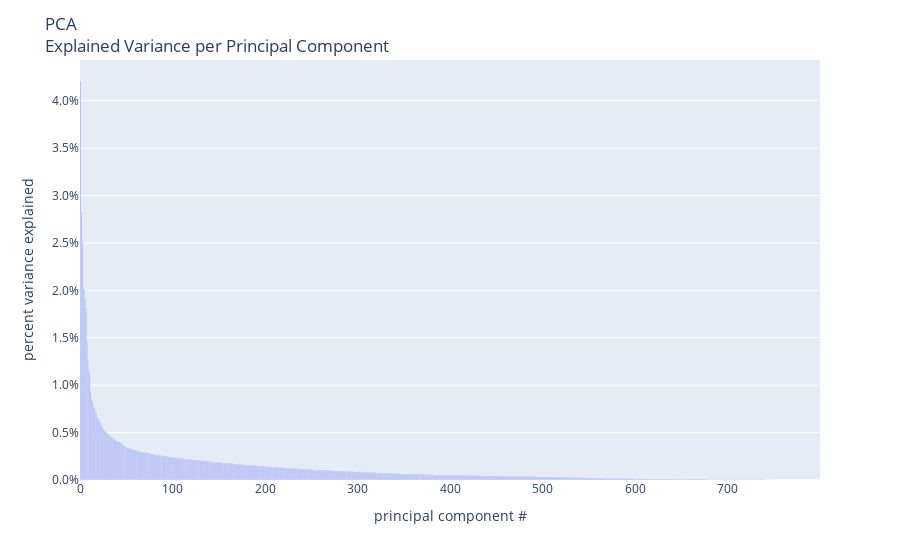
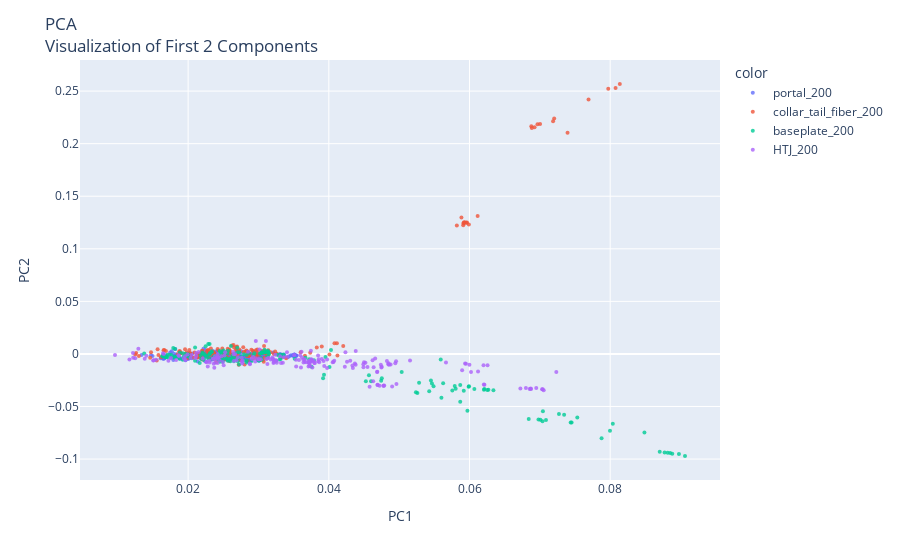
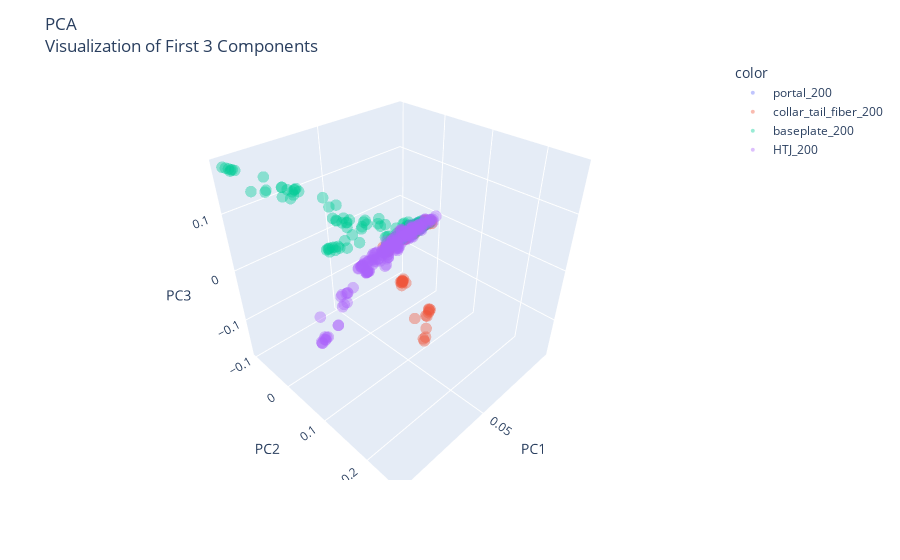

The cell these charts' notebook holds for them, in order:
### Markdown cell above
### PCA

`do_PCA()` uses `sklearn.decomposition.PCA` to fit a PCA to the array provided. It then produces 3 plots using plotly:
- % Variance Explained per Principal Component
- 2D PCA using the first 2 principal components
- 3D PCA using the first 3 principal components

The PCA plots are grouped and colored by source file for each protein sequence. Each point on the plot corresponds to
a single protein sequence from the input files. The header information from the fasta sequence can be seen for each
point when hovering over the point.

The plots are also saved as .html files that can be opened in the browser.

### Code cell
do_pca(X, headers, files)

### Figure 1 — Plotly figure (JSON) as saved in the notebook; plotly's stock layout.template omitted (floating-point values rounded to 4 significant figures; data arrays with more than 128 entries replaced by an {"elided": "..."} marker saying what was removed)
{"data": [{"alignmentgroup": "True", "hovertemplate": "x=%{x}<br>y=%{y}<extra></extra>", "legendgroup": "", "marker": {"color": "#636efa", "pattern": {"shape": ""}}, "name": "", "offsetgroup": "", "orientation": "v", "showlegend": false, "textposition": "auto", "x": {"elided": "800 int values"}, "xaxis": "x", "y": {"elided": "800 float values"}, "yaxis": "y", "type": "bar"}], "layout": {"xaxis": {"anchor": "y", "domain": [0.0, 1.0], "title": {"text": "principal component #"}}, "yaxis": {"anchor": "x", "domain": [0.0, 1.0], "title": {"text": "percent variance explained"}, "tickformat": ".1%"}, "legend": {"tracegroupgap": 0}, "margin": {"t": 60}, "barmode": "relative", "title": {"text": "PCA<br>Explained Variance per Principal Component"}}}

### Figure 2 — Plotly figure (JSON) as saved in the notebook; plotly's stock layout.template omitted (floating-point values rounded to 4 significant figures; data arrays with more than 128 entries replaced by an {"elided": "..."} marker saying what was removed)
{"data": [{"hovertemplate": "<b>%{hovertext}</b><br><br>color=portal_200<br>x=%{x}<br>y=%{y}<extra></extra>", "hovertext": {"elided": "200 str values"}, "legendgroup": "portal_200", "marker": {"color": "#636efa", "symbol": "circle", "opacity": 0.8, "size": 4}, "mode": "markers", "name": "portal_200", "orientation": "v", "showlegend": true, "x": {"elided": "200 float values"}, "xaxis": "x", "y": {"elided": "200 float values"}, "yaxis": "y", "type": "scatter"}, {"hovertemplate": "<b>%{hovertext}</b><br><br>color=collar_tail_fiber_200<br>x=%{x}<br>y=%{y}<extra></extra>", "hovertext": {"elided": "200 str values"}, "legendgroup": "collar_tail_fiber_200", "marker": {"color": "#EF553B", "symbol": "circle", "opacity": 0.8, "size": 4}, "mode": "markers", "name": "collar_tail_fiber_200", "orientation": "v", "showlegend": true, "x": {"elided": "200 float values"}, "xaxis": "x", "y": {"elided": "200 float values"}, "yaxis": "y", "type": "scatter"}, {"hovertemplate": "<b>%{hovertext}</b><br><br>color=baseplate_200<br>x=%{x}<br>y=%{y}<extra></extra>", "hovertext": {"elided": "200 str values"}, "legendgroup": "baseplate_200", "marker": {"color": "#00cc96", "symbol": "circle", "opacity": 0.8, "size": 4}, "mode": "markers", "name": "baseplate_200", "orientation": "v", "showlegend": true, "x": {"elided": "200 float values"}, "xaxis": "x", "y": {"elided": "200 float values"}, "yaxis": "y", "type": "scatter"}, {"hovertemplate": "<b>%{hovertext}</b><br><br>color=HTJ_200<br>x=%{x}<br>y=%{y}<extra></extra>", "hovertext": {"elided": "200 str values"}, "legendgroup": "HTJ_200", "marker": {"color": "#ab63fa", "symbol": "circle", "opacity": 0.8, "size": 4}, "mode": "markers", "name": "HTJ_200", "orientation": "v", "showlegend": true, "x": {"elided": "200 float values"}, "xaxis": "x", "y": {"elided": "200 float values"}, "yaxis": "y", "type": "scatter"}], "layout": {"xaxis": {"anchor": "y", "domain": [0.0, 1.0], "title": {"text": "PC1"}}, "yaxis": {"anchor": "x", "domain": [0.0, 1.0], "title": {"text": "PC2"}}, "legend": {"title": {"text": "color"}, "tracegroupgap": 0}, "margin": {"t": 60}, "title": {"text": "PCA<br>Visualization of First 2 Components"}}}

### Figure 3 — Plotly figure (JSON) as saved in the notebook; plotly's stock layout.template omitted (floating-point values rounded to 4 significant figures; data arrays with more than 128 entries replaced by an {"elided": "..."} marker saying what was removed)
{"data": [{"hovertemplate": "<b>%{hovertext}</b><br><br>color=portal_200<br>x=%{x}<br>y=%{y}<br>z=%{z}<extra></extra>", "hovertext": {"elided": "200 str values"}, "legendgroup": "portal_200", "marker": {"color": "#636efa", "symbol": "circle", "opacity": 0.4, "size": 4}, "mode": "markers", "name": "portal_200", "scene": "scene", "showlegend": true, "x": {"elided": "200 float values"}, "y": {"elided": "200 float values"}, "z": {"elided": "200 float values"}, "type": "scatter3d"}, {"hovertemplate": "<b>%{hovertext}</b><br><br>color=collar_tail_fiber_200<br>x=%{x}<br>y=%{y}<br>z=%{z}<extra></extra>", "hovertext": {"elided": "200 str values"}, "legendgroup": "collar_tail_fiber_200", "marker": {"color": "#EF553B", "symbol": "circle", "opacity": 0.4, "size": 4}, "mode": "markers", "name": "collar_tail_fiber_200", "scene": "scene", "showlegend": true, "x": {"elided": "200 float values"}, "y": {"elided": "200 float values"}, "z": {"elided": "200 float values"}, "type": "scatter3d"}, {"hovertemplate": "<b>%{hovertext}</b><br><br>color=baseplate_200<br>x=%{x}<br>y=%{y}<br>z=%{z}<extra></extra>", "hovertext": {"elided": "200 str values"}, "legendgroup": "baseplate_200", "marker": {"color": "#00cc96", "symbol": "circle", "opacity": 0.4, "size": 4}, "mode": "markers", "name": "baseplate_200", "scene": "scene", "showlegend": true, "x": {"elided": "200 float values"}, "y": {"elided": "200 float values"}, "z": {"elided": "200 float values"}, "type": "scatter3d"}, {"hovertemplate": "<b>%{hovertext}</b><br><br>color=HTJ_200<br>x=%{x}<br>y=%{y}<br>z=%{z}<extra></extra>", "hovertext": {"elided": "200 str values"}, "legendgroup": "HTJ_200", "marker": {"color": "#ab63fa", "symbol": "circle", "opacity": 0.4, "size": 4}, "mode": "markers", "name": "HTJ_200", "scene": "scene", "showlegend": true, "x": {"elided": "200 float values"}, "y": {"elided": "200 float values"}, "z": {"elided": "200 float values"}, "type": "scatter3d"}], "layout": {"scene": {"domain": {"x": [0.0, 1.0], "y": [0.0, 1.0]}, "xaxis": {"title": {"text": "PC1"}}, "yaxis": {"title": {"text": "PC2"}}, "zaxis": {"title": {"text": "PC3"}}}, "legend": {"title": {"text": "color"}, "tracegroupgap": 0}, "margin": {"t": 60}, "title": {"text": "PCA<br>Visualization of First 3 Components"}}}
